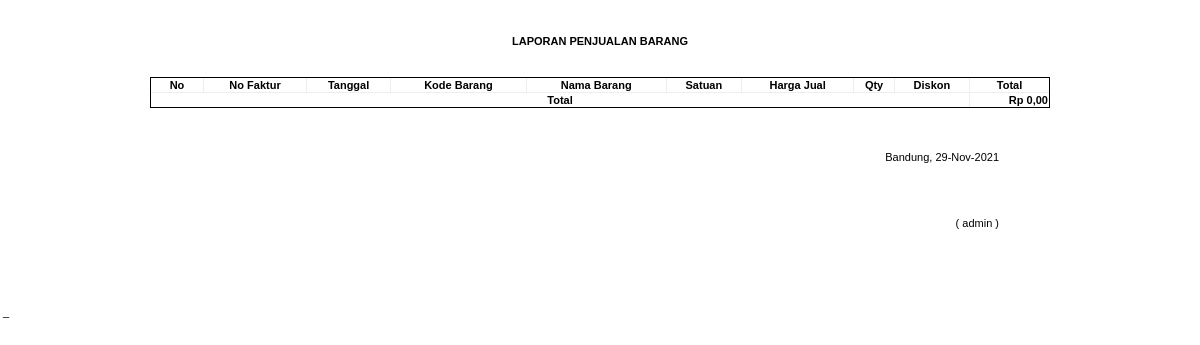
The page /laporan/lap_penjualan.php (signed in) on the database as committed earlier.
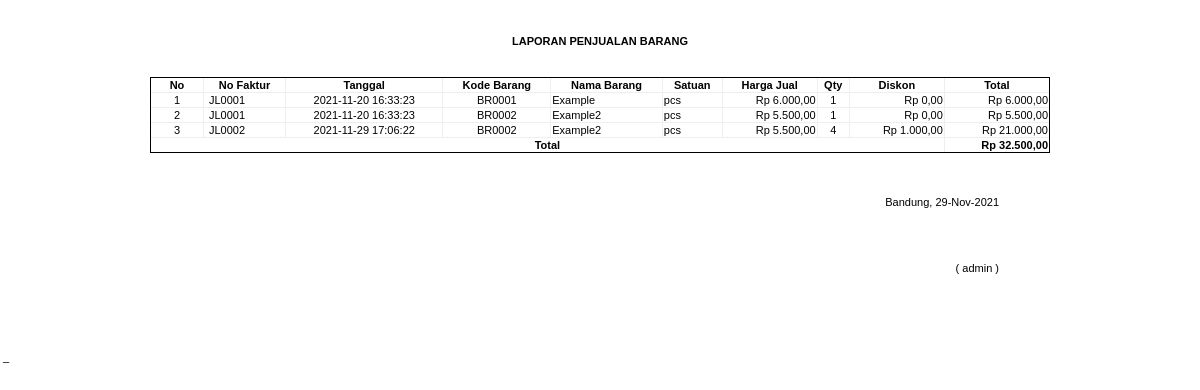
The same page on the database as committed later.
### tables this page shows
CREATE TABLE `tbl_jual` (
  `jual_nofak` varchar(15) NOT NULL,
  `jual_tanggal` timestamp NOT NULL DEFAULT CURRENT_TIMESTAMP,
  `jual_total` double DEFAULT NULL,
  `jual_jml_uang` double DEFAULT NULL,
  `jual_kembalian` double DEFAULT NULL,
  `jual_user_id` int(11) DEFAULT NULL,
  `jual_keterangan` varchar(20) DEFAULT NULL
);

CREATE TABLE `tbl_detail_jual` (
  `d_jual_id` int(11) NOT NULL,
  `d_jual_nofak` varchar(15) DEFAULT NULL,
  `d_jual_barang_id` varchar(15) DEFAULT NULL,
  `d_jual_barang_nama` varchar(150) DEFAULT NULL,
  `d_jual_barang_satuan` varchar(30) DEFAULT NULL,
  `d_jual_barang_harpok` double DEFAULT NULL,
  `d_jual_barang_harjul` double DEFAULT NULL,
  `d_jual_qty` int(11) DEFAULT NULL,
  `d_jual_diskon` double DEFAULT NULL,
  `d_jual_total` double DEFAULT NULL
);

### laporan/lap_penjualan.php (the view, shortened to what this page needs)
<?php
include('../include/koneksi.php');
if($_SESSION['user_level']==3){
    ?> <script language="JavaScript">alert('Anda tidak memiliki akses');</script>
    <a href="index.php">Go Back</a>
        <?php
    }
else{
?>
<html lang="en" moznomarginboxes mozdisallowselectionprint>
<head>
    <link rel="stylesheet" href="../assets/css/laporan.css"/>
</head>
<body onload="window.print()">
<div id="laporan">
<table border="0" align="center" style="width:800px; border:none;margin-top:5px;margin-bottom:0px;">
<tr>
    <td colspan="2" style="width:800px;paddin-left:20px;"><center><h4>LAPORAN PENJUALAN BARANG</h4></center><br/></td>
</tr>
</table>
<table border="0" align="center" style="width:900px;border:none;">
        <tr>
            <th style="text-align:left"></th>
        </tr>
</table>
<table border="1" align="center" style="width:900px;margin-bottom:20px;">
<thead>
    <tr>
        <th style="width:50px;">No</th>
        <th>No Faktur</th>
        <th>Tanggal</th>
        <th>Kode Barang</th>
        <th>Nama Barang</th>
        <th>Satuan</th>
        <th>Harga Jual</th>
        <th>Qty</th>
        <th>Diskon</th>
        <th>Total</th>
    </tr>
</thead>
<tbody>
<?php
        function rupiah($angka){
            $hasil_rupiah = "Rp " . number_format($angka,2,',','.');
            return $hasil_rupiah;
        }
        $no=0;
        $total=0;
        $sql1 = 'SELECT * FROM tbl_jual JOIN tbl_detail_jual WHERE tbl_jual.jual_nofak=tbl_detail_jual.d_jual_nofak';
        $query = $dbh -> prepare($sql1);
        $query->execute();
        $results = $query->fetchAll(PDO::FETCH_OBJ);
        foreach($results as $res){
        $no++;
        $nofak=$res->jual_nofak;
        $tgl=$res->jual_tanggal;
        $barang_id=$res->d_jual_barang_id;
        $barang_nama=$res->d_jual_barang_nama;
        $barang_satuan=$res->d_jual_barang_satuan;
        $barang_harjul=$res->d_jual_barang_harjul;
        $barang_qty=$res->d_jual_qty;
        $barang_diskon=$res->d_jual_diskon;
        $barang_total=$res->d_jual_total;
?>
    <tr>
        <td style="text-align:center;"><?php echo $no;?></td>
        <td style="padding-left:5px;"><?php echo $nofak;?></td>
        <td style="text-align:center;"><?php echo $tgl;?></td>
        <td style="text-align:center;"><?php echo $barang_id;?></td>
        <td style="text-align:left;"><?php echo $barang_nama;?></td>
        <td style="text-align:left;"><?php echo $barang_satuan;?></td>
        <td style="text-align:right;"><?php echo rupiah($barang_harjul);?></td>
        <td style="text-align:center;"><?php echo $barang_qty;?></td>
        <td style="text-align:right;"><?php echo rupiah($barang_diskon);?></td>
        <td style="text-align:right;"><?php echo rupiah($barang_total);?></td>
    </tr>
<?php $total+=$barang_total;}?>
</tbody>
<tfoot>
    <tr>
        <td colspan="9" style="text-align:center;"><b>Total</b></td>
        <td style="text-align:right;"><b><?php echo rupiah($total);?></b></td>
    </tr>
</tfoot>
</table>
<table align="center" style="width:800px; border:none;margin-top:5px;margin-bottom:20px;">
    <tr>
        <td></td>
</table>
<table align="center" style="width:800px; border:none;margin-top:5px;margin-bottom:20px;">
    <tr>
        <td align="right">Bandung, <?php echo date('d-M-Y')?></td>
    </tr>
    <tr>
        <td align="right"></td>
    </tr>
    <tr>
    <td><br/><br/><br/><br/></td>
    </tr>
    <tr>
        <td align="right">( <?php echo $_SESSION['username'];?> )</td>
    </tr>
    <tr>
        <td align="center"></td>
    </tr>
</table>
<table align="center" style="width:800px; border:none;margin-top:5px;margin-bottom:20px;">
    <tr>
        <th><br/><br/></th>
    </tr>
    <tr>
        <th align="left"></th>
    </tr>
</table>
</div>
</body>
</html>_
<?php } ?>

### assets/css/laporan.css (style rules this page uses)
body { font-family: arial,sans-serif; font-size:11px; margin:3px; }
#laporan { color:black; padding:6px 2px; }
#laporan table { border-collapse:collapse; border: 1px solid; font-size:11px; }
#laporan table th { background:F1E7E8; font-weight:bold; vertical-align:middle; }
#laporan table td { background:c8bfbf; }

Rows that differ between the two databases and show on the page:
added tbl_jual: jual_nofak "JL0001", jual_tanggal "2021-11-20 16:33:23", tbl_detail_jual.d_jual_barang_id "BR0001", tbl_detail_jual.d_jual_barang_nama "Example", tbl_detail_jual.d_jual_barang_satuan "pcs", tbl_detail_jual.d_jual_barang_harjul "Rp 6.000,00", tbl_detail_jual.d_jual_qty "1", tbl_detail_jual.d_jual_diskon "Rp 0,00", tbl_detail_jual.d_jual_total "Rp 6.000,00", tbl_detail_jual.d_jual_barang_id "BR0002", tbl_detail_jual.d_jual_barang_nama "Example2", tbl_detail_jual.d_jual_barang_harjul "Rp 5.500,00", tbl_detail_jual.d_jual_total "Rp 5.500,00"
added tbl_jual: jual_nofak "JL0002", jual_tanggal "2021-11-29 17:06:22", tbl_detail_jual.d_jual_barang_id "BR0002", tbl_detail_jual.d_jual_barang_nama "Example2", tbl_detail_jual.d_jual_barang_satuan "pcs", tbl_detail_jual.d_jual_barang_harjul "Rp 5.500,00", tbl_detail_jual.d_jual_qty "4", tbl_detail_jual.d_jual_diskon "Rp 1.000,00", tbl_detail_jual.d_jual_total "Rp 21.000,00"
Other text that changed with them:
rupiah($total): "Rp 0,00" → "Rp 32.500,00"
